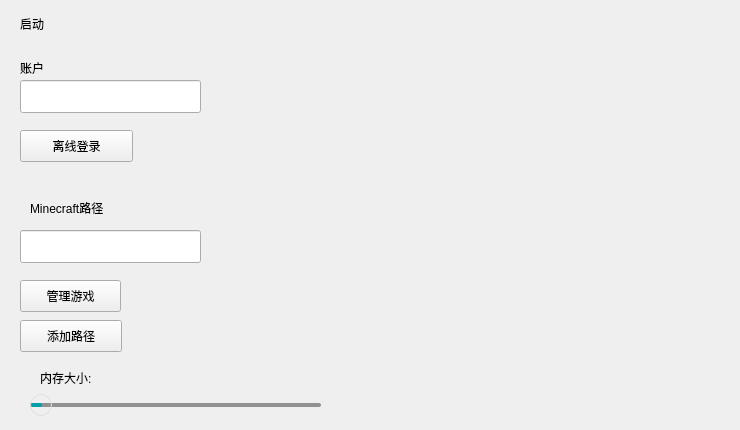
   <widget class="QWidget" name="launch">
    <widget class="SubtitleLabel" name="SubtitleLabel_2">
     <property name="geometry">
      <rect>
       <x>20</x>
       <y>10</y>
       <width>119</width>
       <height>28</height>
      </rect>
     </property>
     <property name="text">
      <string>启动</string>
     </property>
    </widget>
    <widget class="Slider" name="MemoryAdjuster">
     <property name="geometry">
      <rect>
       <x>30</x>
       <y>390</y>
       <width>291</width>
       <height>31</height>
      </rect>
     </property>
     <property name="styleSheet">
      <string notr="true">QSlider:horizontal {
    min-height: 24px;
}

QSlider::groove:horizontal {
    height: 4px;
    background-color: rgba(0, 0, 0, 100);
    border-radius: 2px;
}

QSlider::sub-page:horizontal {
    background: #009faa;
    height: 4px;
    border-radius: 2px;
}

QSlider::handle:horizontal {
    border: 1px solid rgb(222, 222, 222);
    width: 20px;
    min-height: 24px;
    margin: -9px 0;
    border-radius: 11px;
    background-color: qradialgradient(spread:pad, cx:0.5, cy:0.5, radius:0.5, fx:0.5, fy:0.5,
        stop:0 #009faa,
        stop:0.48 #009faa,
        stop:0.55 rgb(255, 255, 255),
        stop:1 rgb(255, 255, 255));
}

QSlider::handle:horizontal:hover {
    background-color: qradialgradient(spread:pad, cx:0.5, cy:0.5, radius:0.5, fx:0.5, fy:0.5,
        stop:0 #009faa,
        stop:0.55 #009faa,
        stop:0.65 rgb(255, 255, 255),
        stop:1 rgb(255, 255, 255));
}

QSlider::handle:horizontal:pressed {
    background-color: qradialgradient(spread:pad, cx:0.5, cy:0.5, radius:0.5, fx:0.5, fy:0.5,
        stop:0 #009faa,
        stop:0.4 #009faa,
        stop:0.5 rgb(255, 255, 255),
        stop:1 rgb(255, 255, 255));
}

QSlider::groove:horizontal:disabled {
    background-color: rgba(0, 0, 0, 75);
}

QSlider::handle:horizontal:disabled {
    background-color: #808080;
    border: 5px solid #cccccc;
}


QSlider:vertical {
    min-width: 24px;
}

QSlider::groove:vertical {
    width: 4px;
    background-color: rgba(0, 0, 0, 100);
    border-radius: 2px;
}

QSlider::add-page:vertical {
    background: #009faa;
    width: 4px;
    border-radius: 2px;
}

QSlider::handle:vertical {
    border: 1px solid rgb(222, 222, 222);
    height: 20px;
    min-width: 24px;
    margin: 0 -9px;
    border-radius: 11px;
    background-color: qradialgradient(spread:pad, cx:0.5, cy:0.5, radius:0.5, fx:0.5, fy:0.5,
        stop:0 #009faa,
        stop:0.48 #009faa,
        stop:0.55 rgb(255, 255, 255),
        stop:1 rgb(255, 255, 255));
}

QSlider::handle:vertical:hover {
    background-color: qradialgradient(spread:pad, cx:0.5, cy:0.5, radius:0.5, fx:0.5, fy:0.5,
        stop:0 #009faa,
        stop:0.55 #009faa,
        stop:0.65 rgb(255, 255, 255),
        stop:1 rgb(255, 255, 255));
}

QSlider::handle:vertical:pressed {
    background-color: qradialgradient(spread:pad, cx:0.5, cy:0.5, radius:0.5, fx:0.5, fy:0.5,
        stop:0 #009faa,
        stop:0.4 #009faa,
        stop:0.5 rgb(255, 255, 255),
        stop:1 rgb(255, 255, 255));
}

QSlider::groove:vertical:disabled {
    background-color: rgba(0, 0, 0, 75);
}

QSlider::handle:vertical:disabled {
    background-color: #808080;
    border: 5px solid #cccccc;
}
</string>
     </property>
     <property name="orientation">
      <enum>Qt::Horizontal</enum>
     </property>
    </widget>
    <widget class="CaptionLabel" name="CaptionLabel">
     <property name="geometry">
      <rect>
       <x>40</x>
       <y>370</y>
       <width>70</width>
       <height>15</height>
      </rect>
     </property>
     <property name="text">
      <string>内存大小:</string>
     </property>
    </widget>
    <widget class="CaptionLabel" name="CaptionLabel_2">
     <property name="geometry">
      <rect>
       <x>20</x>
       <y>60</y>
       <width>91</width>
       <height>16</height>
      </rect>
     </property>
     <property name="text">
      <string>账户</string>
     </property>
    </widget>
    <widget class="CaptionLabel" name="CaptionLabel_5">
     <property name="geometry">
      <rect>
       <x>30</x>
       <y>200</y>
       <width>151</width>
       <height>16</height>
      </rect>
     </property>
     <property name="text">
      <string>Minecraft路径</string>
     </property>
    </widget>
    <widget class="PushButton" name="ManageMinecraft">
     <property name="geometry">
      <rect>
       <x>20</x>
       <y>280</y>
       <width>101</width>
       <height>32</height>
      </rect>
     </property>
     <property name="text">
      <string>管理游戏</string>
     </property>
    </widget>
    <widget class="PushButton" name="AddMinecraftDirectory">
     <property name="geometry">
      <rect>
       <x>20</x>
       <y>320</y>
       <width>102</width>
       <height>32</height>
      </rect>
     </property>
     <property name="text">
      <string>添加路径</string>
     </property>
    </widget>
    <widget class="EditableComboBox" name="LaunchingAccountsSelector">
     <property name="geometry">
      <rect>
       <x>20</x>
       <y>80</y>
       <width>181</width>
       <height>33</height>
      </rect>
     </property>
    </widget>
    <widget class="CaptionLabel" name="MemorySizeDisplay">
     <property name="geometry">
      <rect>
       <x>100</x>
       <y>370</y>
       <width>70</width>
       <height>15</height>
      </rect>
     </property>
     <property name="text">
      <string/>
     </property>
    </widget>
    <widget class="PrimarySplitPushButton" name="Launch">
     <property name="geometry">
      <rect>
       <x>590</x>
       <y>380</y>
       <width>141</width>
       <height>33</height>
      </rect>
     </property>
     <property name="text_" stdset="0">
      <string>启动 {version}</string>
     </property>
    </widget>
    <widget class="ToggleButton" name="LoginTypeSwitcher">
     <property name="geometry">
      <rect>
       <x>20</x>
       <y>130</y>
       <width>113</width>
       <height>32</height>
      </rect>
     </property>
     <property name="text">
      <string>离线登录</string>
     </property>
    </widget>
    <widget class="EditableComboBox" name="MinecraftPathSelector">
     <property name="geometry">
      <rect>
       <x>20</x>
       <y>230</y>
       <width>181</width>
       <height>33</height>
      </rect>
     </property>
    </widget>
   </widget>
